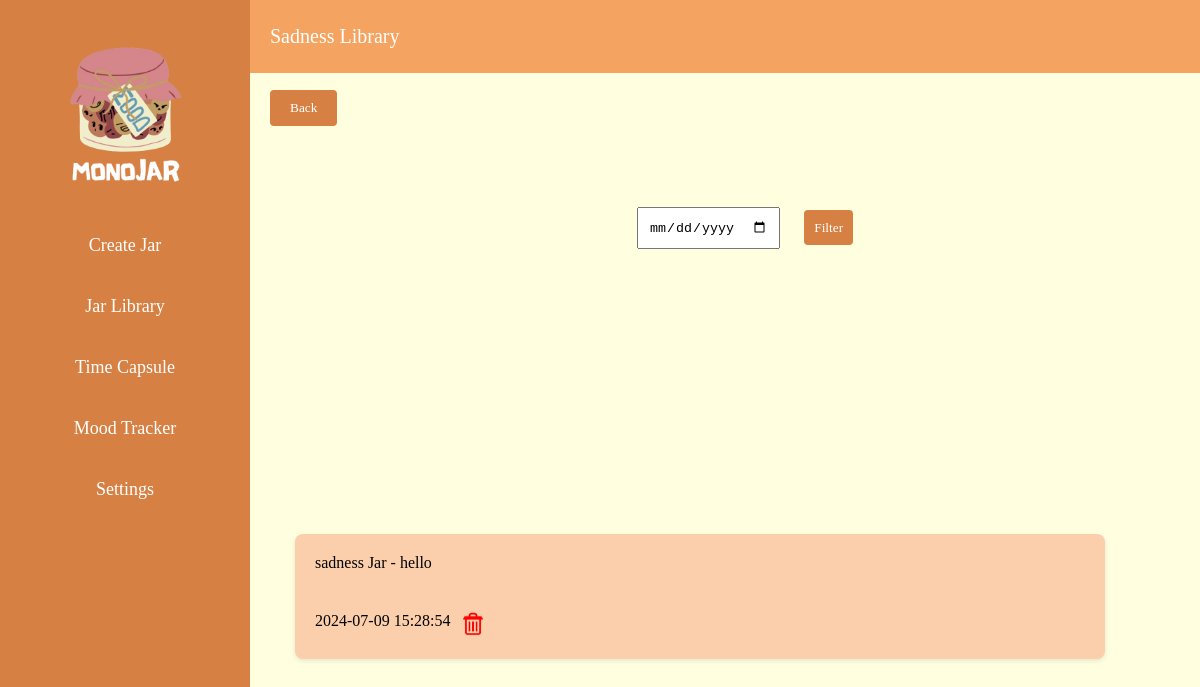
The page /sadnessLibrary/5 on the database its author committed.
### tables this page shows
CREATE TABLE jars (
                id INTEGER PRIMARY KEY AUTOINCREMENT,
                username TEXT NOT NULL,
                type TEXT NOT NULL,
                content TEXT NOT NULL, created_at TIMESTAMP,
                FOREIGN KEY (username) REFERENCES users(username) ON DELETE CASCADE
            );

### Backend/app.py (the view)
@app.route('/sadnessLibrary/<username>')
def sadness_library(username):
    jars = query_jars(username, 'sadness')
    return render_template('sadnessLibrary.html', jars=jars, username=username)

### Backend/app.py (called while the page is built)
def query_jars(username, jar_type):
    conn = get_db()
    cursor = conn.cursor()
    cursor.execute('''
        SELECT id, type, content, created_at
        FROM jars
        WHERE username = ? AND type = ?
        ORDER BY created_at DESC
    ''', (username, jar_type))
    rows = cursor.fetchall()
    conn.close()
    jars = [{'id': row[0], 'type': row[1], 'content': row[2], 'created_at': row[3]} for row in rows]
    return jars

### Frontend/templates/sadnessLibrary.html (shortened to what this page needs)
{% extends 'base.html' %}
{% block content %}
<div class="main-content">
    <div class="header">
        <div class="title">Sadness Library</div>
    </div>
    <div class="content">
        <a href="/createJar/{{ username }}">
            <button class="back-button">Back</button>
        </a>
        <form id="filter-form" method="GET" action="/filterSadnessJars/{{ username }}">
            <input type="date" name="filter-date" id="filter-date">
            <button type="submit">Filter</button>
        </form>
        <ul id="jar-list">
            {% for jar in jars %}
            <li class="content jar collapsed" id="jar-{{ jar.id }}">
                <p>{{ jar.type }} Jar - {{ jar.content }}</p>
                <div class="jar-controls">
                    <span class="created-at">{{ jar.created_at }}</span>
                    <button class="delete-button" data-jar-id="{{ jar.id }}">
                        <img src="/static/image/deleteIcon.png" alt="Delete">
                    </button>
                </div>
            </li>
            {% endfor %}
        </ul>
    </div>
</div>
{% endblock %}

### Frontend/static/css/sidebarStyle.css (style rules this page uses)
body { font-family: 'Georgia', serif; margin: 0; padding: 0; background-color: #FFFFE0; }

### Frontend/static/css/createJarStyle.css (style rules this page uses)
.main-content { flex: 1; display: flex; flex-direction: column; overflow: hidden; }
.header { height: 80px; background-color: #F4A460; color: #fff; display: flex; align-items: center; justify-content: space-between; padding: 0 20px; }
.header .title { font-size: 20px; }
.content { display: flex; flex-wrap: wrap; gap: 40px; justify-content: center; align-items: center; width: 100%; height: 100%; overflow-y: auto; }
.back-button { font-family: 'Georgia', serif; position: absolute; top: 90px; left: 270px; padding: 10px 20px; background-color: #d68043; color: #fff; border: none; border-radius: 4px; cursor: pointer; }

### Frontend/static/css/libraryStyle.css (style rules this page uses)
.jar { background-color: #fbcfab; border-radius: 8px; box-shadow: 0 2px 4px rgba(0, 0, 0, 0.1); padding: 20px; max-width: 90%; width: 900px; height: fit-content; box-sizing: border-box; text-decoration: none; color: inherit; display: flex; flex-direction: column; align-items: flex-start; justify-content: space-between; transition: transform 0.2s; margin-bottom: 10px; overflow: hidden; position: relative; }
.jar p { margin: 0; text-align: left; white-space: pre-wrap; overflow: hidden; transition: max-height 0.3s ease; }
.jar-controls { display: flex; justify-content: center; }
button.delete-button { padding: 0; background-color: transparent; border: none; cursor: pointer; }
button.delete-button img { width: 24px; height: 24px; }
.created-at { margin-right: 10px; }
.jar.collapsed p { max-height: 200px; display: -webkit-box; -webkit-line-clamp: 3; -webkit-box-orient: vertical; overflow: hidden; text-overflow: ellipsis; }
.jar.collapsed { max-height: 200px; }
#filter-form { margin-top: 20px; }
#filter-date { margin-right: 20px; padding: 10px; }
#filter-form button { font-family: 'Georgia', serif; padding: 5px 10px; background-color: #d68043; color: #fff; border: none; border-radius: 4px; cursor: pointer; height: 35px; }

### rows shown on the page
jars: type "sadness", content "hello", created_at "2024-07-09 15:28:54"
